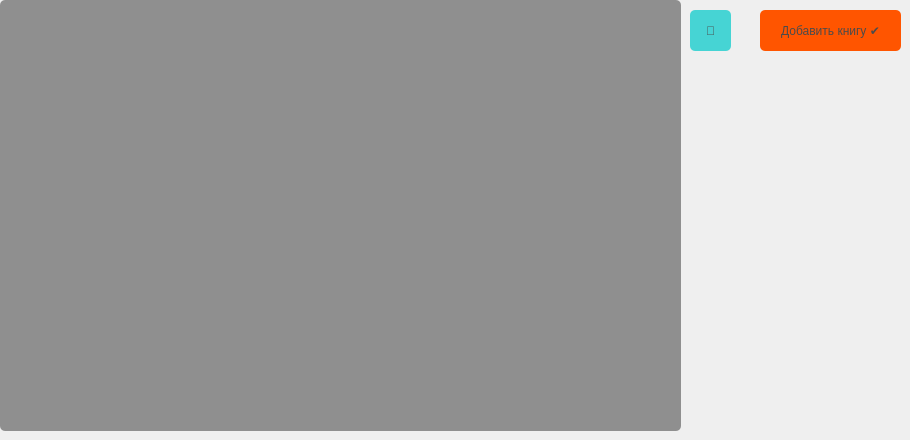
      <widget class="QWidget" name="tab_5">
       <attribute name="title">
        <string>Книги</string>
       </attribute>
       <widget class="QPushButton" name="btn_add_book">
        <property name="geometry">
         <rect>
          <x>760</x>
          <y>10</y>
          <width>141</width>
          <height>41</height>
         </rect>
        </property>
        <property name="styleSheet">
         <string notr="true">background-color: rgb(255, 85, 0);
color: rgb(75, 75, 75);
font: 9pt &quot;Segoe UI&quot;;
border-radius: 5px;</string>
        </property>
        <property name="text">
         <string>Добавить книгу ✔️</string>
        </property>
       </widget>
       <widget class="QTableView" name="tbl_view_books">
        <property name="geometry">
         <rect>
          <x>0</x>
          <y>0</y>
          <width>681</width>
          <height>431</height>
         </rect>
        </property>
        <property name="styleSheet">
         <string notr="true">background-color: rgb(143, 143, 143);
border-radius: 5px;</string>
        </property>
       </widget>
       <widget class="QPushButton" name="btn_update_books">
        <property name="geometry">
         <rect>
          <x>690</x>
          <y>10</y>
          <width>41</width>
          <height>41</height>
         </rect>
        </property>
        <property name="styleSheet">
         <string notr="true">background-color: rgb(70, 212, 212);
color: rgb(75, 75, 75);
font: 14pt &quot;Segoe UI&quot;;
border-radius: 5px;</string>
        </property>
        <property name="text">
         <string>🔁</string>
        </property>
       </widget>
      </widget>
